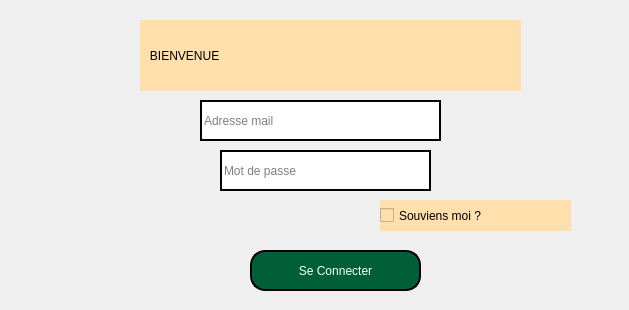
<?xml version="1.0" encoding="UTF-8"?>
<ui version="4.0">
 <class>login</class>
 <widget class="QDialog" name="login">
  <property name="geometry">
   <rect>
    <x>0</x>
    <y>0</y>
    <width>629</width>
    <height>310</height>
   </rect>
  </property>
  <property name="windowTitle">
   <string>                  BONSOIR VOUS DEVREZ CONNECTER</string>
  </property>
  <property name="styleSheet">
   <string notr="true">background-color: rgb(255, 244, 198);

QGroupBox
{  
	
	background-color: rgb(255, 239, 211);
    border:2px solid black;
    border-radiius:40px;
}</string>
  </property>
  <widget class="QPushButton" name="pushButton">
   <property name="geometry">
    <rect>
     <x>250</x>
     <y>250</y>
     <width>171</width>
     <height>41</height>
    </rect>
   </property>
   <property name="styleSheet">
    <string notr="true">QPushButton {
    color: white;                      /* Text color */
    border: 2px solid black;         /* Border width and color */
    border-radius: 15px;              /* Round the corners */
    background-color: #005e38;        /* Optional: Set a background color */
    padding: 10px 20px;               /* Add padding for better aesthetics */
}

QPushButton:hover {
    background-color: #45a049;        /* Change background color on hover */
}

QPushButton:pressed {
    background-color: #3e8e41;        /* Change background color when pressed */
}</string>
   </property>
   <property name="text">
    <string>Se Connecter</string>
   </property>
  </widget>
  <widget class="QLineEdit" name="lineEditUsername">
   <property name="geometry">
    <rect>
     <x>200</x>
     <y>100</y>
     <width>241</width>
     <height>41</height>
    </rect>
   </property>
   <property name="styleSheet">
    <string notr="true">background-color: rgb(255, 255, 255);
border: 2px solid black;
color:black;</string>
   </property>
   <property name="placeholderText">
    <string>Adresse mail</string>
   </property>
  </widget>
  <widget class="QLineEdit" name="lineEditPassword">
   <property name="geometry">
    <rect>
     <x>220</x>
     <y>150</y>
     <width>211</width>
     <height>41</height>
    </rect>
   </property>
   <property name="styleSheet">
    <string notr="true">background-color: rgb(255, 255, 255);
border: 2px solid black;
color:black;</string>
   </property>
   <property name="placeholderText">
    <string>Mot de passe</string>
   </property>
  </widget>
  <widget class="QLabel" name="label_2">
   <property name="geometry">
    <rect>
     <x>140</x>
     <y>20</y>
     <width>381</width>
     <height>71</height>
    </rect>
   </property>
   <property name="styleSheet">
    <string notr="true">font: 36pt &quot;Showcard Gothic&quot;;
background-color: rgb(255, 223, 172);</string>
   </property>
   <property name="text">
    <string>   BIENVENUE</string>
   </property>
  </widget>
  <widget class="QLabel" name="label">
   <property name="geometry">
    <rect>
     <x>550</x>
     <y>0</y>
     <width>81</width>
     <height>71</height>
    </rect>
   </property>
   <property name="text">
    <string/>
   </property>
   <property name="pixmap">
    <pixmap resource="img.qrc">:/img/logo.png</pixmap>
   </property>
   <property name="scaledContents">
    <bool>true</bool>
   </property>
  </widget>
  <widget class="QCheckBox" name="checkBox">
   <property name="geometry">
    <rect>
     <x>380</x>
     <y>200</y>
     <width>191</width>
     <height>31</height>
    </rect>
   </property>
   <property name="styleSheet">
    <string notr="true">font: 9pt &quot;Stencil&quot;;
background-color: rgb(255, 223, 172);</string>
   </property>
   <property name="text">
    <string>Souviens moi ?</string>
   </property>
  </widget>
  <widget class="QLabel" name="label_3">
   <property name="geometry">
    <rect>
     <x>2</x>
     <y>-71</y>
     <width>931</width>
     <height>451</height>
    </rect>
   </property>
   <property name="text">
    <string/>
   </property>
   <property name="pixmap">
    <pixmap resource="img.qrc">:/img/Capture decran 2024-11-20 163046.png</pixmap>
   </property>
  </widget>
  <zorder>label_3</zorder>
  <zorder>pushButton</zorder>
  <zorder>lineEditUsername</zorder>
  <zorder>lineEditPassword</zorder>
  <zorder>label_2</zorder>
  <zorder>label</zorder>
  <zorder>checkBox</zorder>
 </widget>
 <resources>
  <include location="img.qrc"/>
  <include location="img.qrc"/>
 </resources>
 <connections/>
</ui>
